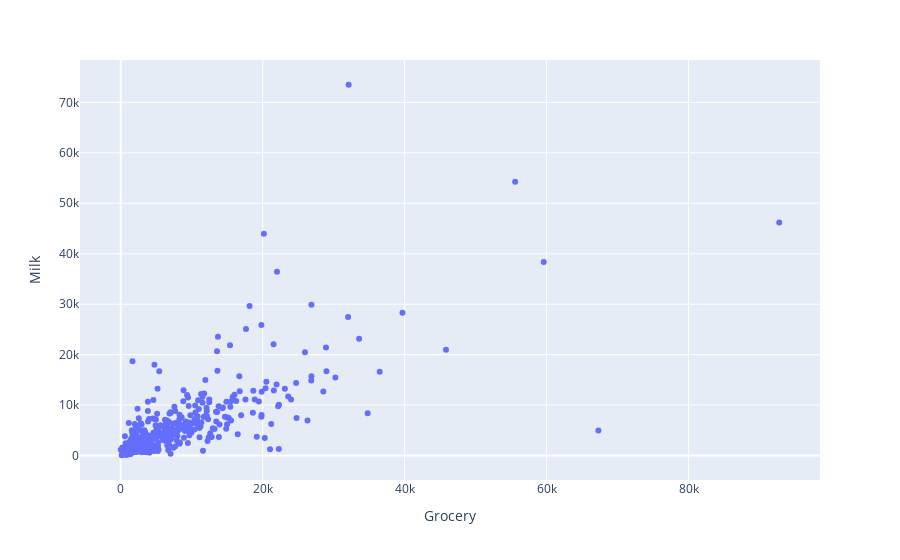

Notebook code cell kept with this figure:
### Code cell
px.scatter(df_final, y="Milk", x="Grocery")

### Figure 1 — Plotly figure (JSON) as saved in the notebook; plotly's stock layout.template omitted (floating-point values rounded to 4 significant figures; data arrays with more than 128 entries replaced by an {"elided": "..."} marker saying what was removed)
{"data": [{"hovertemplate": "Grocery=%{x}<br>Milk=%{y}<extra></extra>", "legendgroup": "", "marker": {"color": "#636efa", "symbol": "circle"}, "mode": "markers", "name": "", "orientation": "v", "showlegend": false, "type": "scatter", "x": {"elided": "440 int values"}, "xaxis": "x", "y": {"elided": "440 int values"}, "yaxis": "y"}], "layout": {"legend": {"tracegroupgap": 0}, "margin": {"t": 60}, "xaxis": {"anchor": "y", "domain": [0, 1], "title": {"text": "Grocery"}}, "yaxis": {"anchor": "x", "domain": [0, 1], "title": {"text": "Milk"}}}}
